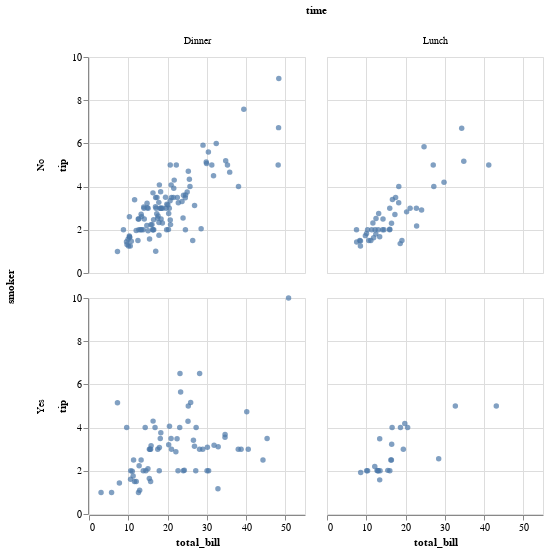

The code cell stored with this chart in its notebook:
### Code cell
c = salt.FacetGrid(tips, col="time",  row="smoker")
display(c.map_dataframe(palt.scatter, "total_bill", "tip"))

g = sns.FacetGrid(tips, col="time",  row="smoker")
g = g.map(plt.scatter, "total_bill", "tip", edgecolor="w")

### Figure 1 — Vega-Lite specification as saved in the notebook (floating-point values rounded to 4 significant figures; data arrays with more than 128 entries replaced by an {"elided": "..."} marker saying what was removed)
{"$schema": "https://vega.github.io/schema/vega-lite/v2.4.1.json", "config": {"range": {"category": ["rgba(76.0,114.0,176.0,1)", "rgba(85.0,168.0,104.0,1)", "rgba(196.0,78.0,82.0,1)", "rgba(129.0,114.0,178.0,1)", "rgba(204.0,185.0,116.0,1)", "rgba(100.0,181.0,205.0,1)"]}, "view": {"height": 300, "width": 400}}, "data": {"values": {"elided": "244 records"}}, "facet": {"column": {"field": "time", "type": "nominal"}, "row": {"field": "smoker", "type": "nominal"}}, "spec": {"encoding": {"x": {"field": "total_bill", "type": "quantitative"}, "y": {"field": "tip", "type": "quantitative"}}, "height": 216, "mark": "circle", "width": 216}}
